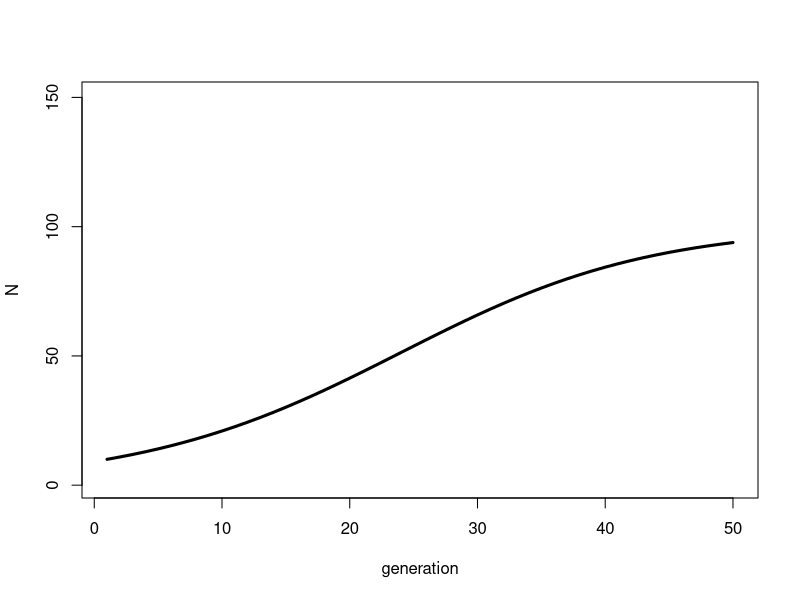
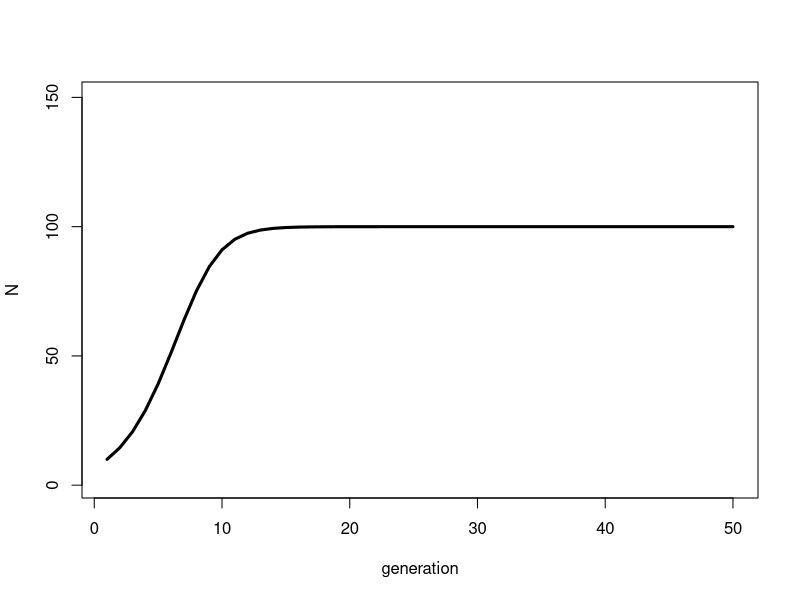
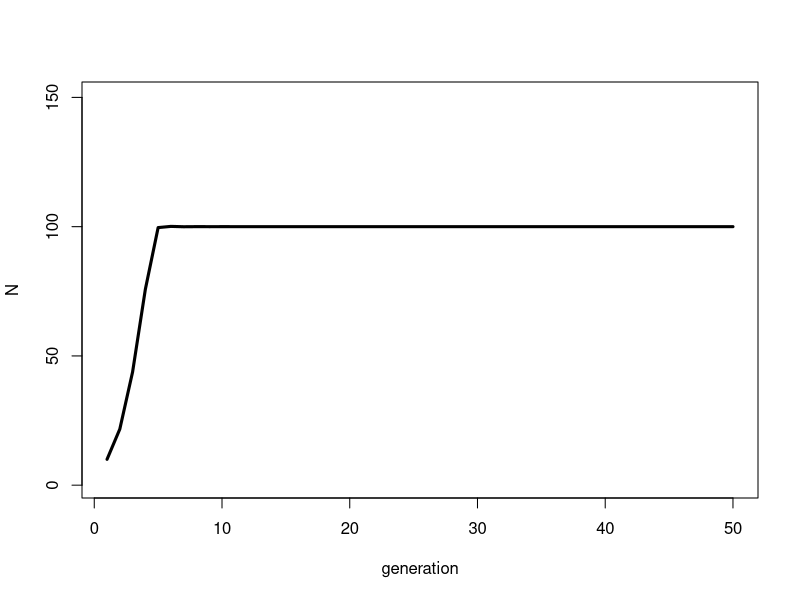
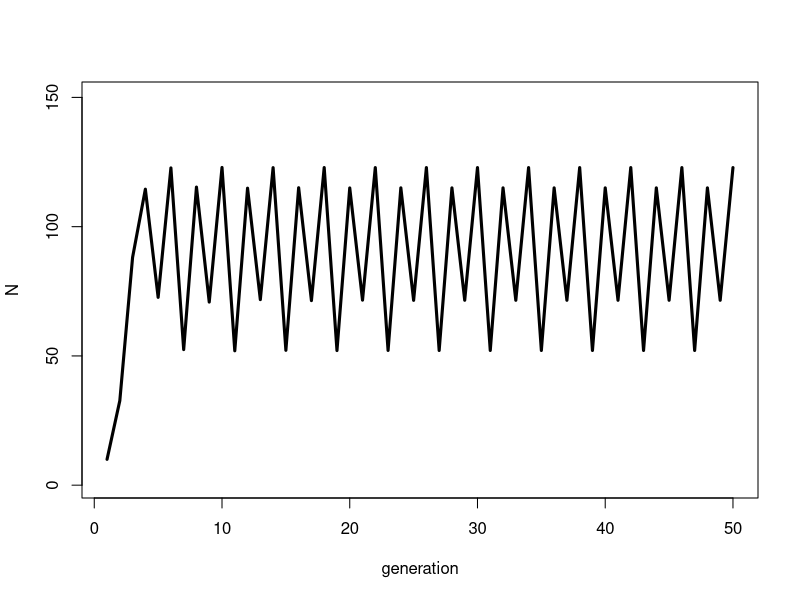
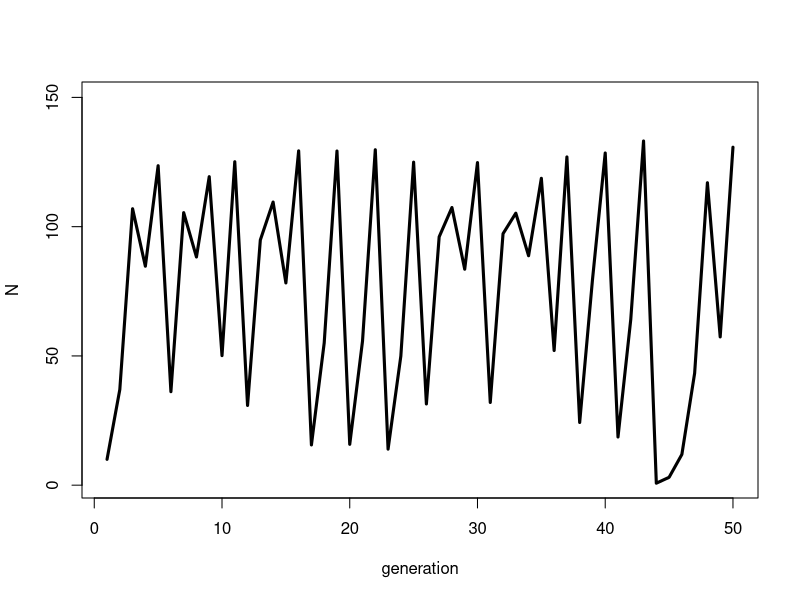

Source code (R) for these figures, in order: (Note: this script raises an error after producing the figures.)
# Solution below
grow <- function (growth.rate, num_gen) {
  N <- rep (0,num_gen)
  generation=rep(0,num_gen)
  generation[1]=1
  N[1] <- 10
  for (i in 2:num_gen) {
    N[i]= N[i-1]+(growth.rate * N[i-1] * ((100-
                                             N[i-1])/100))
    generation [i]=i
  }
  plot(N~generation, type='l',lwd=3, ylim=c(1,150))
}
grow (0.1,50)
grow (0.5,50)
grow (1.3,50)
grow (2.52,50)
grow (3,50)

#
saveGIF({
  a<-seq(0.1,3.0, 0.05)
  for (i in 1:length(a)){
    grow(a[i],50)
  }
}, interval = 0.1, ani.width = 950, ani.height = 550)